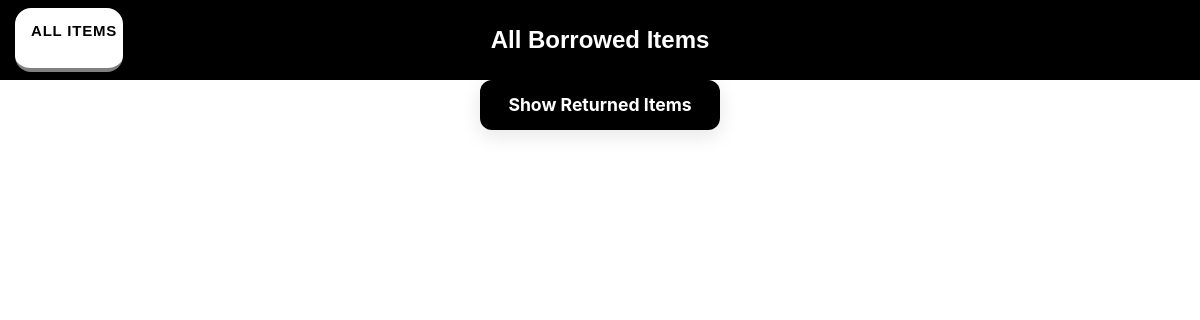
/total_borrowed/ (signed in), run on an earlier commit of the app's database.
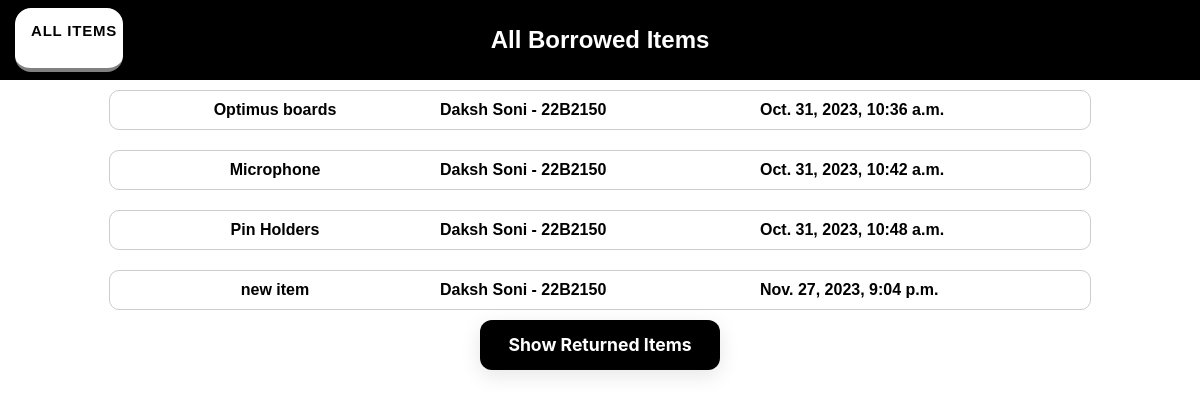
And on a later commit of the database.
### app/models.py (models this page shows, shortened)
class BorrowRecord(models.Model):
    user = models.ForeignKey(studentUser, on_delete=models.CASCADE)
    item = models.ForeignKey(Item, on_delete=models.CASCADE)
    borrowed_at = models.DateTimeField(auto_now_add=True, editable=False)
    returned = models.BooleanField(default=False)
    returned_at = models.DateTimeField(null=True, blank=True)

class Item(models.Model):
    name = models.CharField(max_length=100, null=False, blank=False)
    quantity = models.IntegerField(null=False, blank=False)

class studentUser(models.Model):
    rfid = models.CharField(max_length=10, null=False, blank=False, primary_key=True)
    roll_number = models.CharField(max_length=16, null=True, blank=True)
    name = models.CharField(max_length=100, null=True, blank=True)

### app/views.py (the view)
# urls.py: path('total_borrowed/', total_borrowed, name='total_borrowed'),#admin use
@staff_member_required
def total_borrowed(request):
    borrowed_items = BorrowRecord.objects.filter(returned=False)
    returned_items = BorrowRecord.objects.filter(returned=True).order_by('-returned_at')
    return render(request, 'total_borrowed.html', {'borrowed_items': borrowed_items, 'returned_items': returned_items})

### app/templates/total_borrowed.html (shortened to what this page needs)
<!DOCTYPE html>
<html lang="en">
  <head>
  </head>
  <body>
    <nav>
      <a href="{%url 'itemlist'%}" class="button-18">All Items</a>
      <h1>All Borrowed Items</h1>
    </nav>
    <ul>
      {% for borrowed_item in borrowed_items %}
      <li>
        <div class="item">
          <div class="name">{{ borrowed_item.item.name }}</div>
          <div class="user">
            {{ borrowed_item.user.name }} - {{borrowed_item.user.roll_number}}
          </div>
          <div class="date">{{ borrowed_item.borrowed_at }}</div>
        </div>
      </li>
      {% endfor %}
    </ul>
    <div class="button">
      <button class="button-19" onclick="toggleReturnedItems()">
        Show Returned Items
      </button>
    </div>
  </body>
</html>

What changed in the data, as far as the page shows it:
now on this page (row edited): BorrowRecord: item.name "Optimus boards", user.name "Daksh Soni", user.roll_number "22B2150", borrowed_at "Oct. 31, 2023, 10:36 a.m."
now on this page (row edited): BorrowRecord: item.name "Microphone", user.name "Daksh Soni", user.roll_number "22B2150", borrowed_at "Oct. 31, 2023, 10:42 a.m."
now on this page (row edited): BorrowRecord: item.name "Pin Holders", user.name "Daksh Soni", user.roll_number "22B2150", borrowed_at "Oct. 31, 2023, 10:48 a.m."
added BorrowRecord: item.name "new item", user.name "Daksh Soni", user.roll_number "22B2150", borrowed_at "Nov. 27, 2023, 9:04 p.m."
